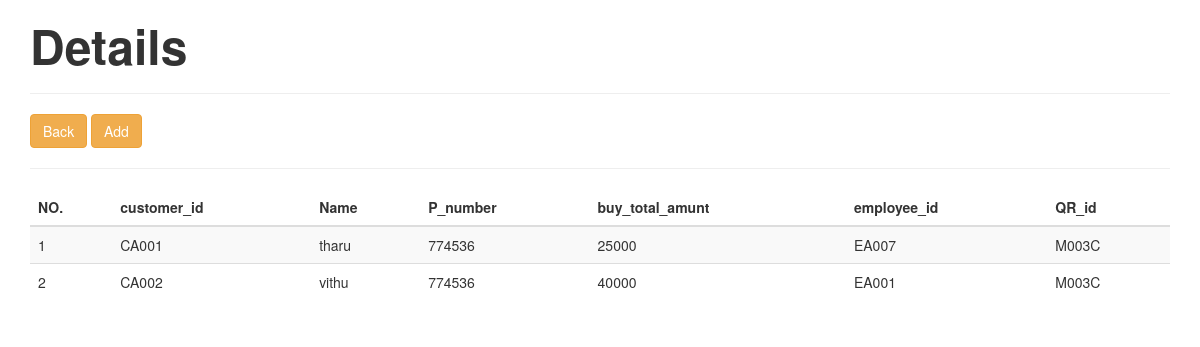
/customer.php, run on the app's committed database.
### tables this page shows
CREATE TABLE `customer` (
  `customer_id` varchar(5) NOT NULL,
  `Name` varchar(20) NOT NULL,
  `P_number` int(10) NOT NULL,
  `buy_total_amunt` int(50) NOT NULL,
  `employee_id` varchar(5) NOT NULL,
  `QR_id` varchar(5) NOT NULL
);

### customer.php (the view)
<?php
require_once'connection_index.php';
?>
<!DOCTYPE html>
<html lang="en">
<link href="https://maxcdn.bootstrapcdn.com/bootstrap/3.3.0/css/bootstrap.min.css" rel="stylesheet">
<body>
<div class="container">
<div class="row">
<div class="col-md-12">
<h3><b><FONT size='50px'> Details</font></b></h3> <hr />
<a href="admin.php"><button class="btn btn-warning">Back</button></a>
<a href="insert_customer.php"><button class="btn btn-warning">Add </button></a><hr />
<div class="table-responsive">
<table id="mytable" class="table table-bordred table-striped">
<thead>
<th>NO.</th>
<th>customer_id</th>
<th>Name</th>
<th>P_number</th>
<th>buy_total_amunt</th>
<th>employee_id</th>
<th>QR_id</th>
</thead>
<tbody>
<?php
$sql =mysqli_query($con, "call customer_details()");
$cnt=1;
$row=mysqli_num_rows($sql);
if($row>0){
while ($result=mysqli_fetch_array($sql)) {
?>
<tr>
<td><?php echo htmlentities($cnt);?></td>
<td><?php echo htmlentities($result['customer_id']);?></td>
<td><?php echo htmlentities($result['Name']);?></td>
<td><?php echo htmlentities($result['P_number']);?></td>
<td><?php echo htmlentities($result['buy_total_amunt']);?></td>
<td><?php echo htmlentities($result['employee_id']);?></td>
<td><?php echo htmlentities($result['QR_id']);?></td>
</tr>
<?php
$cnt++;
} } else { ?>
<tr>
<td colspan="9" style="color:red; font-weight:bold;text-align:center;"> No Record found</td>
</tr>
<?php } ?>
</tbody>
</table>
</div>
</div>
</div>
</div>
</body>
</html>

### data on the page
customer: customer_id "CA001", Name "tharu", P_number "774536", buy_total_amunt "25000", employee "EA007", QR "M003C"
customer: customer_id "CA002", Name "vithu", P_number "774536", buy_total_amunt "40000", employee "EA001", QR "M003C"
